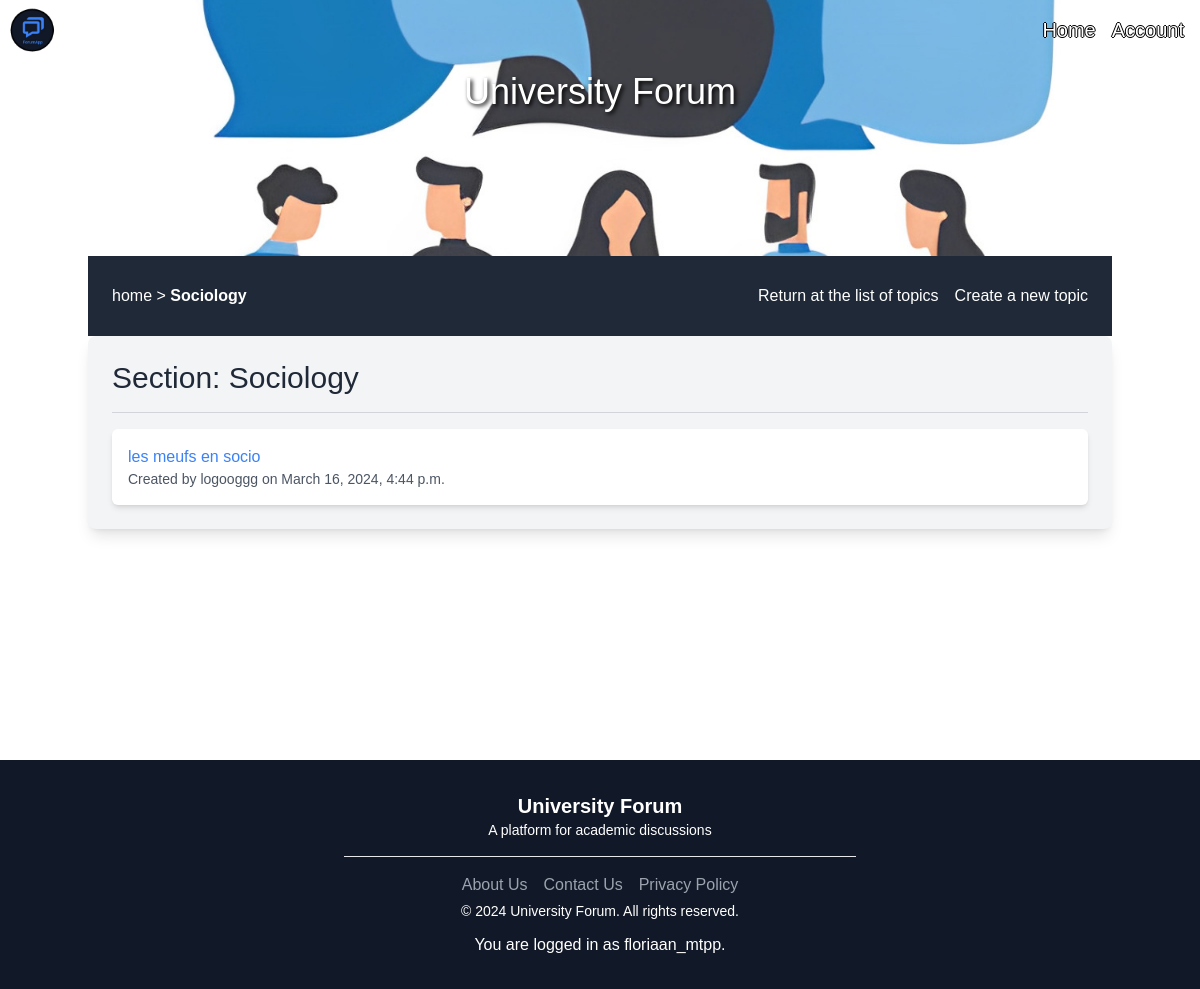
The page /section/SOCIOLOGY/ (signed in) on the database its author committed.
### forum/models.py (models this page shows, shortened)
class Topic(models.Model):
    IT= 'IT section'
    MATH = 'MATH section'
    PHYS = 'PHYS section'
    MEDICINE = 'Medicine section'
    SOCIOLOGY = 'Sociology section'
    DIVER = 'miscellaneous Topics'
    SECTION_CHOICES = [
        (IT, 'IT section'),
        (MATH, 'MATH section'),
        (PHYS, 'PHYS section'),
        (MEDICINE, 'Medicine section'),
        (SOCIOLOGY, 'Sociology section'),
        (DIVER, 'miscellaneous Topics'),
    ]
    section = models.CharField(max_length=30, choices=SECTION_CHOICES, verbose_name='Section', default='None')
    title = models.CharField(max_length=255)
    description = models.TextField()
    created_at = models.DateTimeField(auto_now_add=True)
    author = models.ForeignKey(settings.AUTH_USER_MODEL, on_delete=models.CASCADE)
    slug = models.SlugField(max_length=255, unique=True)

### authentication/models.py (models this page shows)
class User(AbstractUser):
    PROFESSOR = 'professor'
    STUDENT = 'student'
    IT = 'IT license'
    MATH = 'MATH license'
    PHYS = 'PHYS license'
    Medecine = 'Medecine'
    Sociology = 'Sociology license'
    ROLE_CHOICES = [
        (PROFESSOR, 'Professor'),
        (STUDENT, 'Student'),
    ]
    STUDIES_CHOICES = [
        (IT, 'IT license'),
        (MATH, 'MATH license'),
        (PHYS, 'PHYS license'),
        (Medecine, 'Medecine'),
        (Sociology, 'Sociology license'),
    ]
    profile_picture = models.ImageField(verbose_name='profile_picture', blank=True, null=True)
    role = models.CharField(max_length=30, choices=ROLE_CHOICES, verbose_name='Rôle')
    studies = models.CharField(max_length=30, choices=STUDIES_CHOICES, verbose_name='Studies', default='')

### forum/views.py (the view)
# urls.py: path('section/SOCIOLOGY/', forum.views.SOCIOLOGY, name='SOCIOLOGY-section'),
@login_required
def SOCIOLOGY(request):
    topics = Topic.objects.filter(section='Sociology section')
    return render(request, 'forum/SOCIOLOGY-section.html', {'topics': topics, 'section': 'Sociology'})

### forum/templates/forum/SOCIOLOGY-section.html (shortened to what this page needs)
{% extends "base.html" %}
{% load static %}
{% load tailwind_tags %}
{% block content %}
<main class="container mx-auto flex align-center flex-col h-full justify-center">
    <div class="container mx-auto flex flex-col h-full">
        <div class="bg-img-first_section h-64 flex items-center flex-col justify-start">
            <h1 id="UF" class="text-4xl text-center text-white">University Forum</h1>
        </div>
        <div class="whereAreYou w-full bg-gray-800 h-20 flex items-center justify-between px-6">
            <p class="text-white hover:text-gray-200">
                <a href="/home" class="hover:text-gray-200 hover:underline">home</a> &gt;
                <a href="/section/SOCIOLOGY" class="font-bold hover:text-gray-200">{{ section }}</a>
            </p>
            <div class="hidden md:flex items-center">
                <a href="{% url 'home' %}" class="text-white hover:text-gray-200 mr-4">Return at the list of topics</a>
                <a href="{% url 'create-ftopic' %}" class="text-white hover:text-gray-200">Create a new topic</a>
            </div>
        </div>
        <div class="div-SOCIOLOGIE-section bg-gray-100 rounded-lg shadow-lg p-6">
            <h2 class="text-3xl text-gray-800 mb-4">Section: {{ section }}</h2>
            <hr class="border-gray-300 mb-4">
            {% if topics %}
            <ul class="space-y-4">
                {% for topic in topics %}
                <li class="bg-white rounded-md shadow-md p-4">
                    <a href="{% url 'topic-detail' slug=topic.slug %}"
                        class="text-blue-500 font-medium hover:underline">{{ topic.title }}</a>
                    <p class="text-gray-600 text-sm">Created by {{ topic.author.username }} on {{ topic.created_at }}
                    </p>
                </li>
                {% endfor %}
            </ul>
            {% else %}
            <p class="text-gray-500">No topics found.</p>
            {% endif %}
        </div>
    </div>
</main>
{% endblock %}

### templates/base.html (shortened to what this page needs)
{% load static %}
{% load tailwind_tags %}
<html>
<head>
    <link rel="stylesheet" type="text/css" href="{% static 'css/style.css' %}?{% now 'U' %}">
    {% tailwind_css %}
</head>
<body>
    <nav class="navbar bg-transparent flex flex-row items-center absolute w-full z-10">
        <div class="nav-logo flex-grow">
            <img src="{% static 'assets/forumAppLogo.png' %}?{% now 'U' %}" alt="account-icon" class="h-15 w-12 ml-2">
        </div>
        <div class="nav-ul-right flex flex-row w-50 mr-4">
            <ul class="h-ful">
                <li>
                    <a href="{% url 'home' %}"
                        class="text-white hover:text-gray-900 mr-4 text-xl text-shadow-black">Home</a>
                </li>
            </ul>
            <ul class="account h-full">
                <li class="account">
                    <a href="{% url 'account' %}"
                        class="flex items-center text-white text-xl hover:text-gray-30 text-shadow-black hover:text-gray-900">
                        Account
                    </a>
                </li>
            </ul>
        </div>
    </nav>
    <main>
        <div class="content-div">
            {% block content %}{% endblock content %}
        </div>
    </main>
    <footer class="bg-gray-900 text-white py-8">
        <div class="container mx-auto flex flex-col items-center justify-center">
            <div class="flex flex-col md:flex-row items-center justify-between mb-4">
                <div class="mb-4 md:mb-0">
                    <h3 class="text-xl font-semibold text-center">University Forum</h3>
                    <p class="text-sm">A platform for academic discussions</p>
                </div>
            </div>
            <hr class="bg-white w-1/2 mb-4">
            <div class="flex items-center">
                <a href="#" class="text-gray-400 hover:text-gray-200 mr-4">
                    About Us
                </a>
                <a href="#" class="text-gray-400 hover:text-gray-200 mr-4">
                    Contact Us
                </a>
                <a href="#" class="text-gray-400 hover:text-gray-200">
                    Privacy Policy
                </a>
            </div>
            <div>
                <p class="text-sm m-1">&copy; 2024 University Forum. All rights reserved.</p>
                <p class="text-center mt-3">You are logged in as {{ user }}.</p>
            </div>
        </div>
    </footer>
</body>
</html>

### static/css/style.css (style rules this page uses)
:root { --primary-color: #403e3f; --secondary-color: #0b7a1a; --text-color: whitesmoke; }
* { font-family: 'Trebuchet MS', 'Lucida Sans Unicode', 'Lucida Grande', 'Lucida Sans', Arial, sans-serif; }
body { margin: 0; padding: 0; background-size: cover; }
.text-shadow-black { text-shadow: -1px 0 black, 0 1px black, 1px 0 black, 0 -1px black; }
main { height: calc(100vh - 4rem); width: 100%; min-height: 95vh; }
.bg-img-first_section h1 { color: white; text-shadow: 2px 2px 4px #000000; margin-top: 7%; }
.whereAreYou { margin-top: -2%; }

### rows shown on the page
Topic: title "les meufs en socio", author.username "logooggg", created_at "March 16, 2024, 4:44 p.m."
User: username "floriaan_mtpp"

### other values the page prints
{{ section }} "Sociology"
